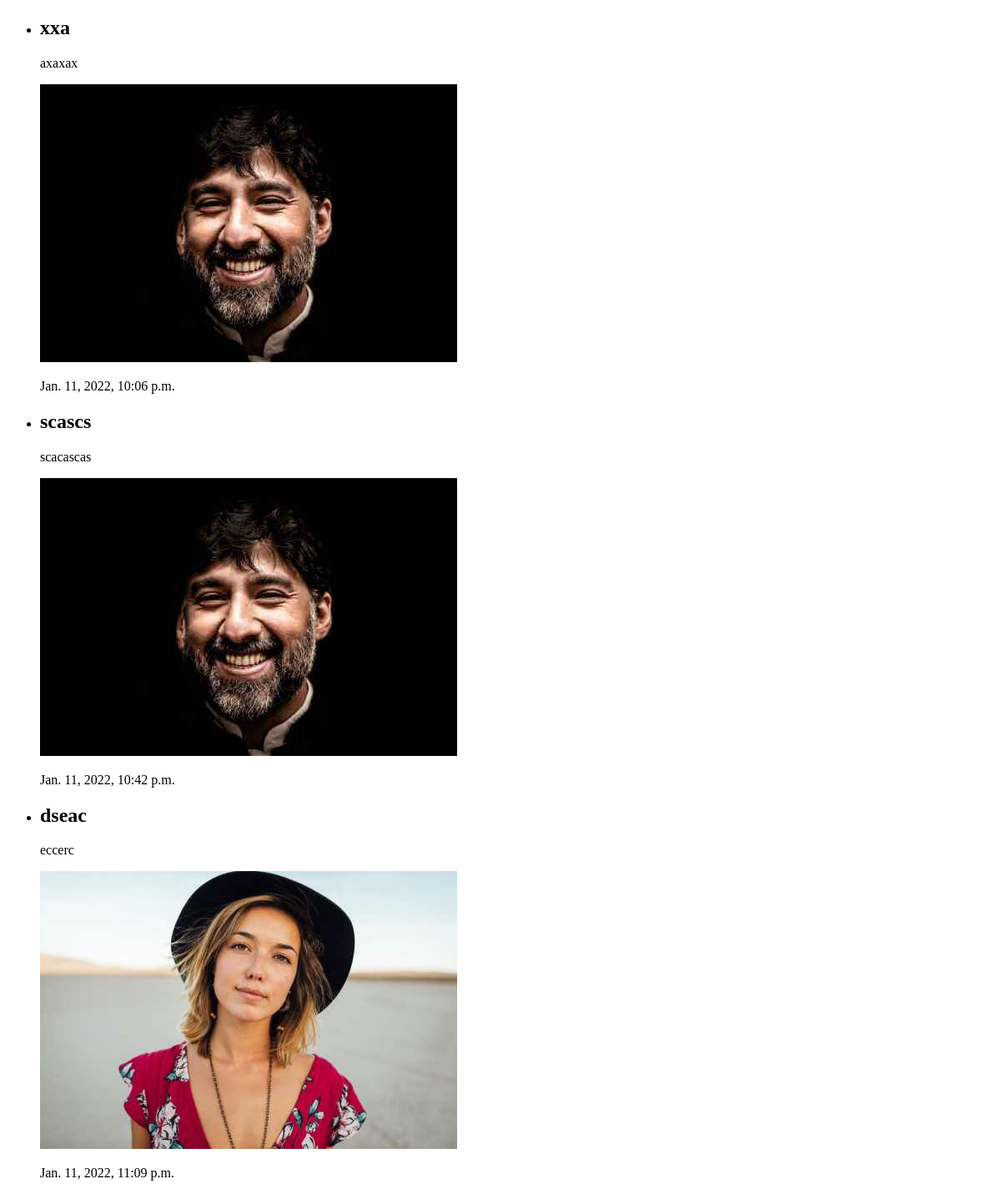
The page /posts/ on the database as committed earlier.
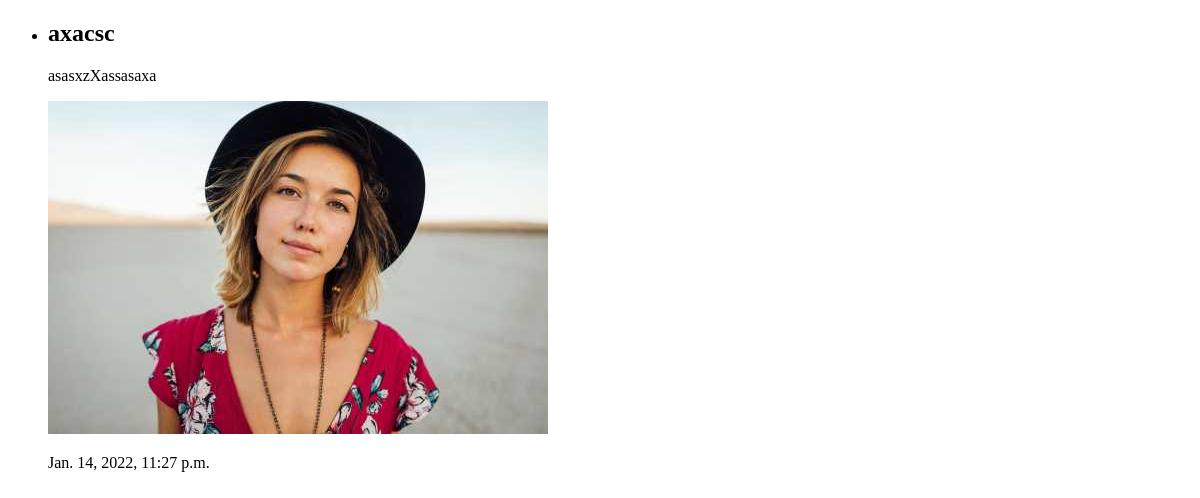
The same page on the database as committed later.
### blog/models.py (models this page shows)
class Post(models.Model):
    title = models.CharField(max_length=100)
    description = models.TextField()
    image = models.ImageField(upload_to='')
    created_date = models.DateTimeField(auto_now_add=True)
    updated_date = models.DateTimeField(auto_now=True)

### blog/views.py (the view)
# urls.py: path('posts/', views.blog_all, name='posts'),
def blog_all(request):
    post = models.Post.objects.all()
    return render(request, 'post_list.html', {'post': post})

### templates/post_list.html (shortened to what this page needs)
<!DOCTYPE html>
<html lang="en">
<head>
</head>
<body>
<div>
    <ul>
        {% for i in post %}
        <li>
            <h2> {{ i.title }} </h2>
            <p> {{ i.description }} </p>
            <img src="{{ i.image.url }}" alt="">
            <p>{{ i.created_date }}</p>
        </li>
        {% endfor %}
    </ul>
</div>
</body>
</html>

Rows that differ between the two databases and show on the page:
removed Post: title "xxa", description "axaxax", image (picture), created_date "Jan. 11, 2022, 10:06 p.m."
removed Post: title "scascs", description "scacascas", image (picture), created_date "Jan. 11, 2022, 10:42 p.m."
removed Post: title "dseac", description "eccerc", image (picture), created_date "Jan. 11, 2022, 11:09 p.m."
added Post: title "axacsc", description "asasxzXassasaxa", image (picture), created_date "Jan. 14, 2022, 11:27 p.m."
